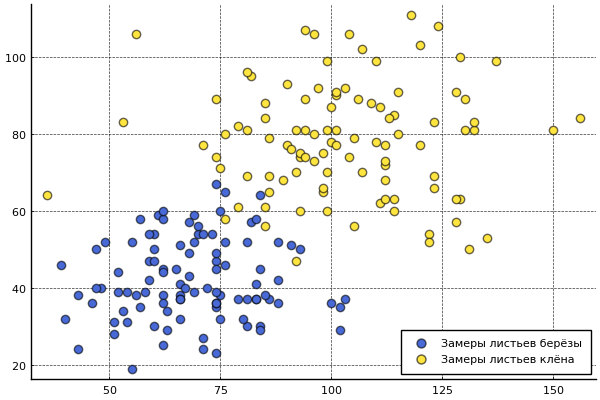

Recreate this plot in Julia.
using Plots, Distributions
pyplot()

birch_length = ceil.(Int, rand(Normal(70, 15),  100)) # Замерили длину листов берёзы
birch_width = ceil.(Int, rand(Normal(40, 10), 100)) # Замерили ширину листов берёзы

maple_length = ceil.(Int, rand(Normal(100, 20),  100)) # Замерили длину листов клёна
maple_width = ceil.(Int, rand(Normal(80, 15), 100)) # Замерили ширину листов клёна

scatter(birch_length, birch_width,
    markersize = 6,
    markerstrokealpha = 0.6,
    markercolor = colorant"#4869D6",
    gridstyle = :dash,
    gridalpha = 0.8,
    label = "Замеры листьев берёзы")

scatter!(maple_length, maple_width,
    markersize = 6,
    markerstrokealpha = 0.6,
    markercolor = colorant"#FFE540",
    gridstyle = :dash,
    gridalpha = 0.8,
    label = "Замеры листьев клёна")

savefig("example.png")
